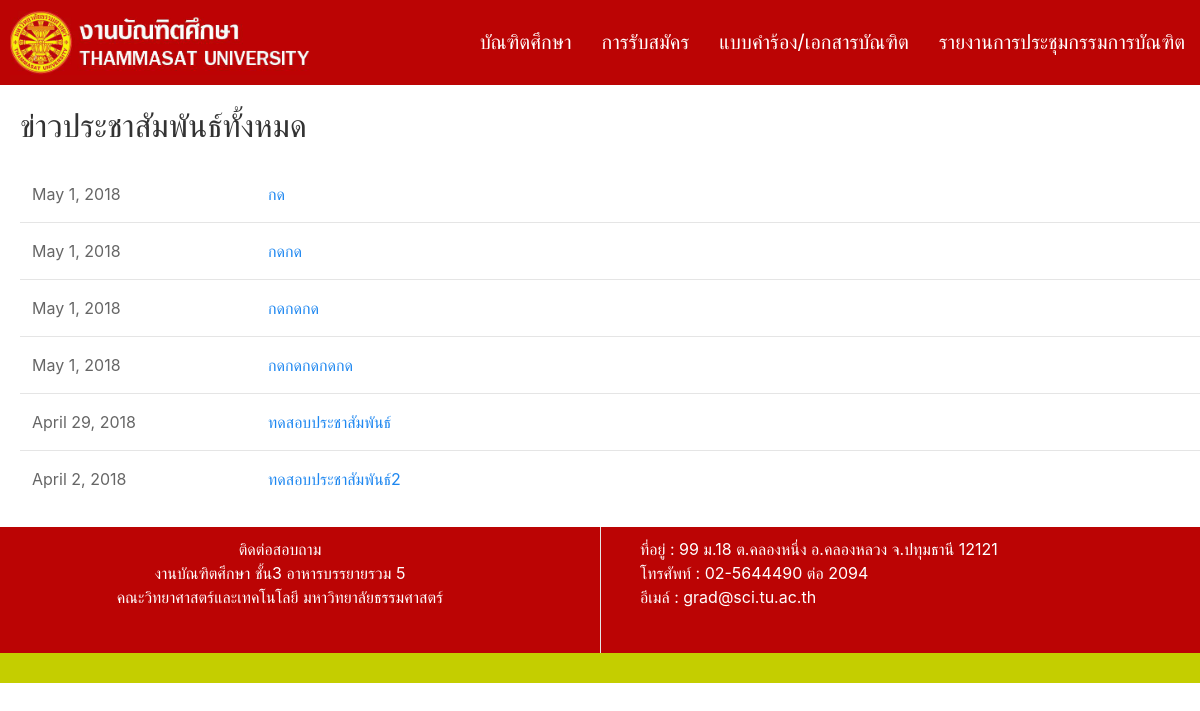
Before: /news/public/ with the older database file.
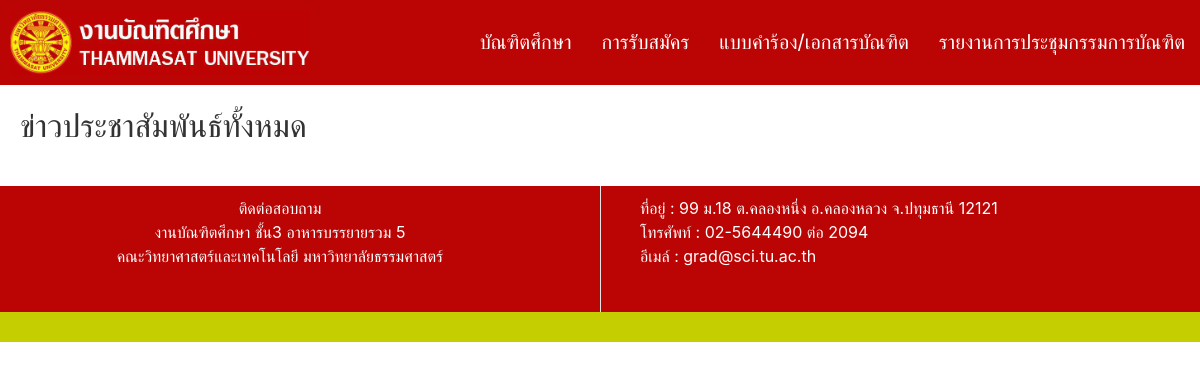
After: the same page with the newer database file.
### news/models.py (models this page shows)
class public(models.Model):
    title = models.CharField(max_length=500)
    date=models.DateField()
    content = models.TextField(max_length=5000)
    file = models.FileField(blank=True)

### news/views.py (the view)
def news_public(request):
    all_public = public.objects.all().order_by('-date')
    return render(request, 'news/news_public.html',{'all_public':all_public})

### news/templates/news/news_public.html (shortened to what this page needs)
<!DOCTYPE html>
<html>
<head>
    {% load staticfiles %}
    <link rel="stylesheet" type="text/css" href="{% static 'home/uikit.min.css' %}" />
    <link rel="stylesheet" type="text/css" href="{% static 'home/hamburger.css' %}" />
</head>
<body>
  <div class="uk-position-relative">
      <nav class="uk-navbar-container" uk-navbar="mode: click" style="background-color:#bb0404">
          <div class="uk-navbar-left">
              <a href="/home/">
                  <img src="{% static 'home/pictures/b.png' %}" style="width:300px; margin: 10px;" />
              </a>
          </div>
          <div class="uk-navbar-right">
              <ul class="uk-navbar-nav">
                  <li>
                      <a href="#">บัณฑิตศึกษา</a>
                  </li>
                  <li>
                      <a href="/register/">การรับสมัคร</a>
                  </li>
                  <li>
                      <a href="/documents/">แบบคำร้อง/เอกสารบัณฑิต</a>
                  </li>
                  <li>
                      <a href="/meeting/">รายงานการประชุมกรรมการบัณฑิต</a>
                  </li>
              </ul>
          </div>
      </nav>
  </div>
    <div style="margin-left:20px; margin-top:20px;">
        <h2>
            <span class=".uk-text-lead">ข่าวประชาสัมพันธ์ทั้งหมด
            </span>
        </h2>
        <table class="uk-table uk-table-divider uk-table-hover">
            <tbody>
                {% for public in all_public %}
                  <tr>
                      <td style="width:20%">{{ public.date }}</td>
                      <td>
                          <a class=".uk-text-lead" href="/news/public/{{ public.id }}/">{{ public.title }}</a>
                      </td>
                  </tr>
                {% endfor %}
            </tbody>
        </table>
    </div>
    <div class="uk-grid-divider uk-child-width-expand@s" uk-grid style="background-color:#bb0404;color:white;margin-top:20px;">
        <div style="text-align:center;margin-top:10px; margin-bottom:10px;">
          <span class=".uk-text-lead">ติดต่อสอบถาม</span><br>
          งานบัณฑิตศึกษา ชั้น3 อาหารบรรยายรวม 5
          <br> คณะวิทยาศาสตร์และเทคโนโลยี มหาวิทยาลัยธรรมศาสตร์
          <br>
        </div>
        <div style="text-align:left;">
          <p style="margin-top:10px;">
             ที่อยู่ : 99 ม.18 ต.คลองหนึ่ง อ.คลองหลวง จ.ปทุมธานี 12121
            <br>
             โทรศัพท์ : 02-5644490 ต่อ 2094
            <br>
             อีเมล์ : grad@sci.tu.ac.th
          </p>
          <br>
        </div>
    </div>
    <div style="background-color:#c4ce00;color:white;height:30px;">
    </div>
</body>
</html>

Changed rows visible on the page:
removed public: date "May 1, 2018", title "กด"
removed public: date "May 1, 2018", title "กดกด"
removed public: date "May 1, 2018", title "กดกดกด"
removed public: date "May 1, 2018", title "กดกดกดกดกด"
removed public: date "April 29, 2018", title "ทดสอบประชาสัมพันธ์"
removed public: date "April 2, 2018", title "ทดสอบประชาสัมพันธ์2"
